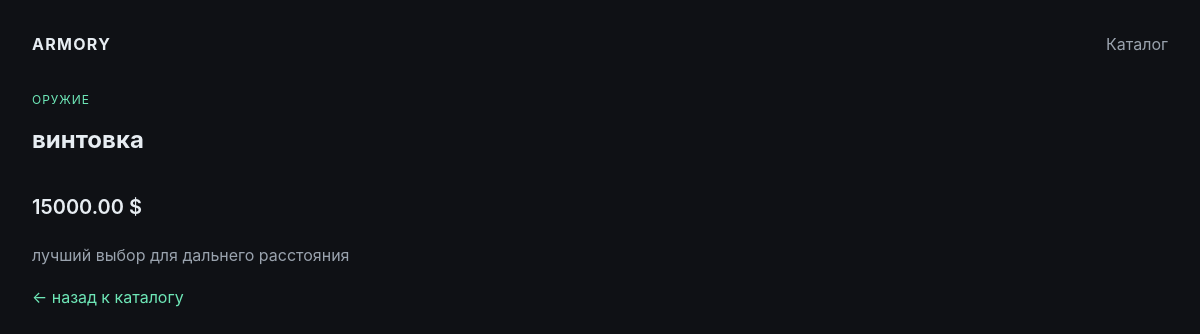
The app's page /product/vintovka/ with its own data.
### someapp/models.py (models this page shows, shortened)
class Product(models.Model):
    name = models.CharField(max_length=200)
    slug = models.SlugField(unique=True)
    price = models.DecimalField(max_digits=10, decimal_places=2)
    category = models.CharField(max_length=120)
    summary = models.TextField(blank=True)
    created_at = models.DateTimeField(auto_now_add=True)
    class Meta:
        ordering = ["name"]

### someapp/views.py (the view)
# urls.py: path('product/<slug:slug>/', product_detail, name='product_detail'),
def product_detail(request, slug: str):
    product = Product.objects.filter(slug=slug).first()
    if not product:
        raise Http404("Товар не найден")
    return render(request, "someapp/product_detail.html", {"product": product})

### someapp/templates/someapp/product_detail.html (shortened to what this page needs)
{% extends "someapp/base.html" %}
{% block content %}
  <p class="tag">{{ product.category }}</p>
  <h1 class="section-title">{{ product.name }}</h1>
  <div class="hero" style="margin-bottom: 12px;">
    <div>
      <p class="price">{{ product.price }} $</p>
      <p class="muted">{{ product.summary }}</p>
      <a href="/" style="color: var(--accent);">← назад к каталогу</a>
    </div>
  </div>
{% endblock %}

### someapp/templates/someapp/base.html (style rules this page uses)
:root { --bg: #0f1115; --card: #151921; --text: #e7edf2; --muted: #9aa3ae; --accent: #6ee7b7; --border: #1f2530; }
* { box-sizing: border-box; }
body { margin: 0; padding: 32px; font-family: "Inter", system-ui, -apple-system, sans-serif; background: var(--bg); color: var(--text); line-height: 1.6; }
a { color: inherit; text-decoration: none; }
.tag { color: var(--accent); font-size: 12px; letter-spacing: 0.08em; text-transform: uppercase; }
.price { font-size: 20px; font-weight: 600; }
.muted { color: var(--muted); }
.hero { display: grid; grid-template-columns: 1fr 1fr; gap: 28px; align-items: center; margin-bottom: 28px; }
.section-title { margin: 0 0 12px; font-size: 24px; }

### records on screen
Product: category "ОРУЖИЕ", name "винтовка", price "15000.00", summary "лучший выбор для дальнего расстояния"
